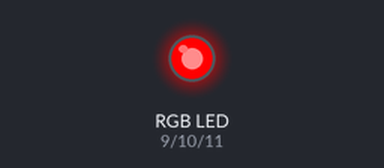
The sketch below on a simulated Arduino Uno, built with avr-gcc and run on an emulated ATmega328P. On the bench: an RGB LED mixed from three pins (HIGH = lit).

Above: at 0.4 s.
At 1.3 s:
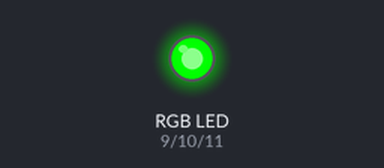
At 4.9 s:
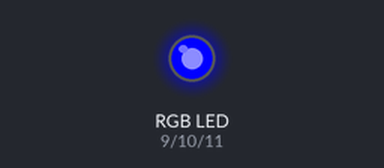
Timing chart, 0 to 6.2 s (numbered marks = the images above):
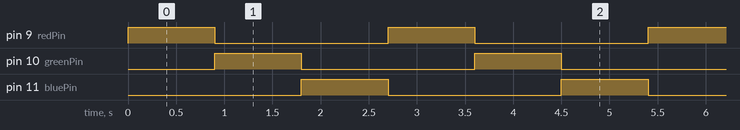

The sketch:

rgb_led_animation.ino
```cpp
#define redPin  9
#define greenPin  10
#define bluePin  11

void setup()
{
 pinMode(redPin, OUTPUT);
 pinMode(greenPin, OUTPUT);
 pinMode(bluePin, OUTPUT);
}

void loop()
{
 renkAyarla(255, 0, 0); //red
 delay(900);
 renkAyarla(0, 255, 0); //green
 delay(900);
 renkAyarla(0, 0, 255); //blue
 delay(900);
 }

void renkAyarla(int red, int green, int blue)

{
 analogWrite(redPin, red);
 analogWrite(greenPin, green);
 analogWrite(bluePin, blue);
}
```

Measured:
- by itself, pin 9 (redPin), pin 10 (greenPin), pin 11 (bluePin): alternates HIGH for 0.90 s and LOW for 1.8 s
- by itself, everything shown: repeats every 2.7 s, in 3 steps
